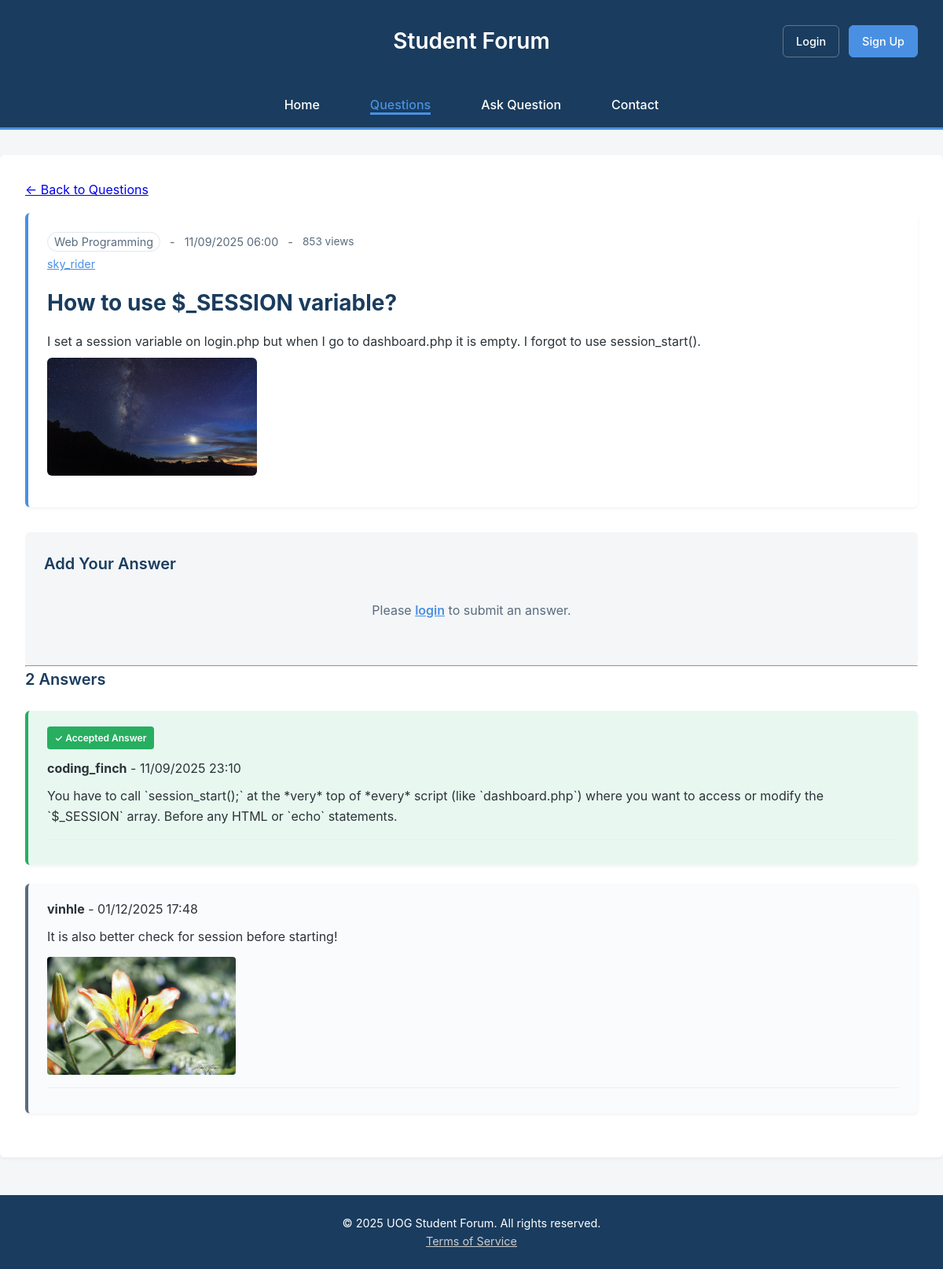
/questiondetail.php?id=7, run on the app's committed database.
### tables this page shows
CREATE TABLE `question` (
  `question_id` int(11) NOT NULL,
  `title` varchar(255) NOT NULL,
  `content` text NOT NULL,
  `image` varchar(255) DEFAULT NULL,
  `view_count` int(11) NOT NULL DEFAULT 0,
  `status` varchar(50) NOT NULL DEFAULT 'active',
  `created_at` timestamp NOT NULL DEFAULT current_timestamp(),
  `user_id` int(11) DEFAULT NULL,
  `module_id` int(11) NOT NULL,
  `updated_at` timestamp NOT NULL DEFAULT current_timestamp() ON UPDATE current_timestamp()
);

CREATE TABLE `answer` (
  `answer_id` int(11) NOT NULL,
  `content` text NOT NULL,
  `is_accepted` tinyint(1) NOT NULL DEFAULT 0,
  `image` varchar(255) DEFAULT NULL,
  `status` varchar(50) NOT NULL DEFAULT 'active',
  `created_at` timestamp NOT NULL DEFAULT current_timestamp(),
  `user_id` int(11) DEFAULT NULL,
  `question_id` int(11) NOT NULL
);

### questiondetail.php (called while the page is built, shortened)
<?php
include INCLUDES_PATH . 'DatabaseConnection.php';
include FUNCTIONS_PATH . 'DatabaseFunctions.php';
include FUNCTIONS_PATH . 'QuestionDbFunctions.php';
include FUNCTIONS_PATH . 'AnswerDbFunctions.php';
include INCLUDES_PATH . 'InputHelpers.php';
try {
    $id = get_or_redirect('id', 'questions.php');
    $detail = getQuestionDetail($pdo, $id, true);
    $question = $detail['question'];
    $answers = $detail['answers'];
    include PUBLIC_TEMPLATES . 'questiondetail.html.php';
} catch (PDOException $e) {
    $title = 'An error has occured';
    $output = 'Database error: ' . $e->getMessage();
    $question = null;
    $answers = [];
}
include PUBLIC_TEMPLATES . 'layout.html.php';
?>

### includes/InputHelpers.php (called while the page is built, shortened)
<?php
function get_or_redirect(string $key, string $destination) {
    return $_GET[$key];
}

### includes/functions/QuestionDbFunctions.php (called while the page is built, shortened)
<?php
function getQuestionDetail($pdo, $question_id, $publicView = false) {
    if ($publicView) {
        $sql = 'SELECT q.question_id, q.title, q.content, q.image, q.created_at, q.view_count,
                CASE WHEN m.status = \'deleted\' THEN \'[Archived]\' ELSE m.module_name END as module_name,
                CASE WHEN u.status = \'deleted\' THEN \'[Deleted]\' ELSE u.username END as username,
                u.email, q.user_id, q.module_id, u.status as user_status, m.status as module_status
                FROM question q
                INNER JOIN user_account u ON q.user_id = u.user_id
                INNER JOIN module m ON q.module_id = m.module_id
                WHERE q.question_id = :id';
    }
    $query = query($pdo, $sql, [':id' => $question_id]);
    $question = $query->fetch();
    if ($publicView) {
        $sql = 'SELECT a.answer_id, a.content, a.image, a.created_at, a.user_id, a.is_accepted,
                CASE WHEN ua.status = \'deleted\' THEN \'[Deleted]\' ELSE ua.username END as username,
                ua.email, ua.status as user_status
                FROM answer a
                INNER JOIN user_account ua ON a.user_id = ua.user_id
                WHERE a.question_id = :id
                ORDER BY a.is_accepted DESC, a.created_at ASC';
    }
    $answersQuery = query($pdo, $sql, [':id' => $question_id]);
    $answers = $answersQuery->fetchAll();
    return ['question' => $question, 'answers' => $answers];
}

### includes/functions/DatabaseFunctions.php (called while the page is built, shortened)
<?php
function query($pdo, $sql, $parameters = []) {
    $query = $pdo->prepare($sql);
    $query->execute($parameters);
    return $query;
}

### includes/functions/AnswerDbFunctions.php (called while the page is built, shortened)
<?php
function getTotalAnswersForQuestion($pdo, $question_id) {
    $query = $pdo->prepare('SELECT COUNT(*) FROM answer WHERE question_id = :question_id');
    $query->bindValue(':question_id', $question_id);
    $query->execute();
    $row = $query->fetch();
    return $row[0];
}

### templates/public/questiondetail.html.php (the view, shortened to what this page needs)
<div class="question-header-row">
    <a href="questions.php">&larr; Back to Questions</a>
</div>
<blockquote class="question-detail">
    <div class="question-detail-meta">
        <span class="module-tag"><?=htmlspecialchars($question['module_name'], ENT_QUOTES, 'UTF-8')?><?php if (strpos($question['module_name'], '[Archived]') !== false): ?><?php endif; ?></span>
        <span class="separator">-</span>
        <span class="question-date"><?=htmlspecialchars(date('d/m/Y H:i', strtotime($question['created_at'])), ENT_QUOTES, 'UTF-8')?></span>
        <span class="separator">-</span>
        <span class="view-count"><?= (int)$question['view_count'] ?> views</span>
    </div>
    <p class="question-author"><a href="mailto:<?=htmlspecialchars($question['email'], ENT_QUOTES, 'UTF-8')?>">
        <?=htmlspecialchars($question['username'], ENT_QUOTES, 'UTF-8')?></a></p>
    <h2><?=htmlspecialchars($question['title'], ENT_QUOTES, 'UTF-8')?></h2>
    <p><?=htmlspecialchars($question['content'], ENT_QUOTES, 'UTF-8')?></p>
    <?php if (!empty($question['image'])): ?>
        <img height="150" src="images/<?=htmlspecialchars($question['image'], ENT_QUOTES, 'UTF-8')?>" alt="Question image">
    <?php endif; ?>
</blockquote>
<div class="quick-answer-form">
    <h3>Add Your Answer</h3>
    <?php if (isset($_SESSION['user_id'])): ?>
    <form action="addanswer.php" method="post" enctype="multipart/form-data">
        <?= csrfField() ?>
        <input type="hidden" name="question_id" value="<?=$question['question_id']?>">
        <input type="hidden" name="user_id" value="<?= $_SESSION['user_id'] ?>">
        <p class="form-note">Answering as: <strong><?= htmlspecialchars($_SESSION['username'], ENT_QUOTES, 'UTF-8') ?></strong></p>
        <p>
            <label for="answer_content">Your Answer:</label>
            <textarea name="answer_content" id="answer_content" rows="4" required placeholder="Write your answer here..."><?=htmlspecialchars($answerContent ?? '', ENT_QUOTES, 'UTF-8')?></textarea>
        </p>
        <p>
            <label for="image">Attach Image (optional):</label>
            <input type="file" name="image" id="image" accept="image/*">
            <small style="color: #666;">Only image files (JPG, PNG, GIF) under 2MB are accepted</small>
        </p>
        <p class="disclaimer" style="background: #fff3cd; padding: 0.5rem 0.75rem; border-radius: 4px; font-size: 0.85rem;">
            <strong>Reminder:</strong> Do not post assessment solutions or offer services that would constitute academic misconduct.
        </p>
        <p>
            <input type="submit" value="Submit Answer">
        </p>
    </form>
    <?php else: ?>
    <p class="login-prompt">Please <a href="<?= BASE_URL ?>/auth/login.php">login</a> to submit an answer.</p>
    <?php endif; ?>
</div>
<hr>
<h3><?=getTotalAnswersForQuestion($pdo, $question['question_id'])?> Answers</h3>
<?php if (!empty($answers)): ?>
    <?php foreach ($answers as $answer): ?>
        <div class="answer <?= $answer['is_accepted'] ? 'answer-accepted' : '' ?>">
            <?php if ($answer['is_accepted']): ?>
                <span class="accepted-badge">✓ Accepted Answer</span>
            <?php endif; ?>
            <p><strong><?=htmlspecialchars($answer['username'], ENT_QUOTES, 'UTF-8')?></strong> - <?=htmlspecialchars(date('d/m/Y H:i', strtotime($answer['created_at'])), ENT_QUOTES, 'UTF-8')?></p>
            <p><?=htmlspecialchars($answer['content'], ENT_QUOTES, 'UTF-8')?></p>
            <?php if (!empty($answer['image'])): ?>
                <img src="images/<?=htmlspecialchars($answer['image'], ENT_QUOTES, 'UTF-8')?>" alt="Answer image">
            <?php endif; ?>
            <div class="answer-actions">
            </div>
        </div>
    <?php endforeach; ?>
<?php endif; ?>

### templates/css/questions.css (style rules this page uses)
:root { --primary-brand: #1A3C5E; --accent-blue: #4A90E2; --page-bg: #F4F6F8; --content-bg: #FFFFFF; --text-primary: #2C3338; --text-secondary: #5A6C7D; --font-stack: -apple-system, BlinkMacSystemFont, "Segoe UI", Roboto, "Helvetica Neue", Arial, sans-serif; --line-height-base: 1.6; --shadow-subtle: 0 2px 4px rgba(0, 0, 0, 0.05); --shadow-medium: 0 4px 8px rgba(0, 0, 0, 0.1); --border-radius: 6px; --border-color: #E1E8ED; }
* { margin: 0; padding: 0; box-sizing: border-box; }
body { font-family: var(--font-stack); line-height: var(--line-height-base); background-color: var(--page-bg); color: var(--text-primary); }
p { margin-bottom: 1em; }
h1, h2, h3 { color: var(--primary-brand); font-weight: 600; margin-bottom: 0.75em; }
h2 { font-size: 1.75rem; margin-top: 1em; }
h3 { font-size: 1.25rem; }
blockquote { display: block; margin-bottom: 1.5em; padding: 1.25rem; background-color: var(--content-bg); border-left: 4px solid var(--accent-blue); border-radius: var(--border-radius); box-shadow: var(--shadow-subtle); }
blockquote p { margin-bottom: 0.5em; }
.answer { display: block; width: 100%; padding: 1.25rem 1.5rem; margin: 1.5rem 0; background-color: #FAFBFC; border-left: 4px solid var(--text-secondary); border-radius: var(--border-radius); box-shadow: var(--shadow-subtle); position: relative; }
.answer-accepted { border-left-color: #27AE60; background-color: #E8F8F0; }
.accepted-badge { display: inline-block; background-color: #27AE60; color: white; font-size: 0.75rem; font-weight: 600; padding: 0.3rem 0.6rem; border-radius: 4px; margin-bottom: 0.75rem; }
.answer-actions { margin-top: 1rem; padding-top: 0.75rem; border-top: 1px solid #eee; display: flex; gap: 0.5rem; flex-wrap: wrap; }
.answer p { display: block; margin: 0 0 0.6em 0; }
.answer img { max-height: 150px; display: block; margin-top: 0.75em; max-width: 100%; height: auto; border-radius: 4px; }
.question-detail { display: block; padding: 1.5rem; margin-bottom: 2rem; background-color: var(--content-bg); border-radius: var(--border-radius); box-shadow: var(--shadow-subtle); }
.question-detail:after { content: ""; display: table; clear: both; }
.question-detail img { float: left; margin: 0 1.5rem 1rem 0; max-height: 180px; width: auto; border-radius: var(--border-radius); }
.question-detail h2 { display: block; margin: 0.5em 0; font-weight: 700; color: var(--primary-brand); }
.question-detail p { clear: none; }
.quick-answer-form { margin-top: 1.5rem; padding: 1.5rem; background-color: var(--page-bg); border-radius: var(--border-radius); }
.module-tag { display: inline-block; padding: 0.25rem 0.75rem; background-color: var(--page-bg); color: var(--text-secondary); font-size: 0.8rem; font-weight: 600; border-radius: 20px; border: 1px solid var(--border-color); white-space: nowrap; }
.view-count { display: inline-flex; align-items: center; gap: 0.3rem; color: var(--text-secondary); font-size: 0.85rem; }
.login-prompt { padding: 1rem; background-color: var(--page-bg); border-radius: var(--border-radius); text-align: center; color: var(--text-secondary); }
.login-prompt a { color: var(--accent-blue); font-weight: 600; }
.question-header-row { display: flex; justify-content: space-between; align-items: center; margin-bottom: 1rem; }
.question-detail-meta { display: flex; align-items: center; gap: 0.5rem; margin-bottom: 0.25rem; font-size: 0.9rem; color: var(--text-secondary); }
.question-detail-meta .separator { color: var(--text-secondary); padding: 0 0.25rem; }
.question-detail .module-tag { background-color: transparent; color: var(--text-secondary); padding: 0; padding-left: 0.5rem; padding-right: 0.5rem; font-size: 0.9rem; font-weight: 400; }
.question-detail .question-date { color: var(--text-secondary); font-size: 0.9rem; }
.question-detail .question-author { color: var(--text-secondary); margin-bottom: 1rem; font-size: 0.9rem; }
.question-detail .question-author a { color: var(--accent-blue); text-decoration: underline; }

### data on the page
question: created_at "11/09/2025 06:00", view_count "853", title "How to use $_SESSION variable?", content "I set a session variable on login.php but when I go to dashboard.php it is empty. I forgot to use session_start().", image (picture)
answer: is_accepted "✓ Accepted Answer", username "coding_finch", created_at "11/09/2025 23:10", content "You have to call `session_start();` at the *very* top of *every* script (like `dashboard.php`) where you want to access or modify the `$_SESSION` array. Before any HTML or `echo` statements."
answer: username "vinhle", created_at "01/12/2025 17:48", content "It is also better check for session before starting!", image (picture)

### other printed values
$question['module_name'] "Web Programming"
$question['username'] "sky_rider"
getTotalAnswersForQuestion($pdo, $question['question_id']) "2"
